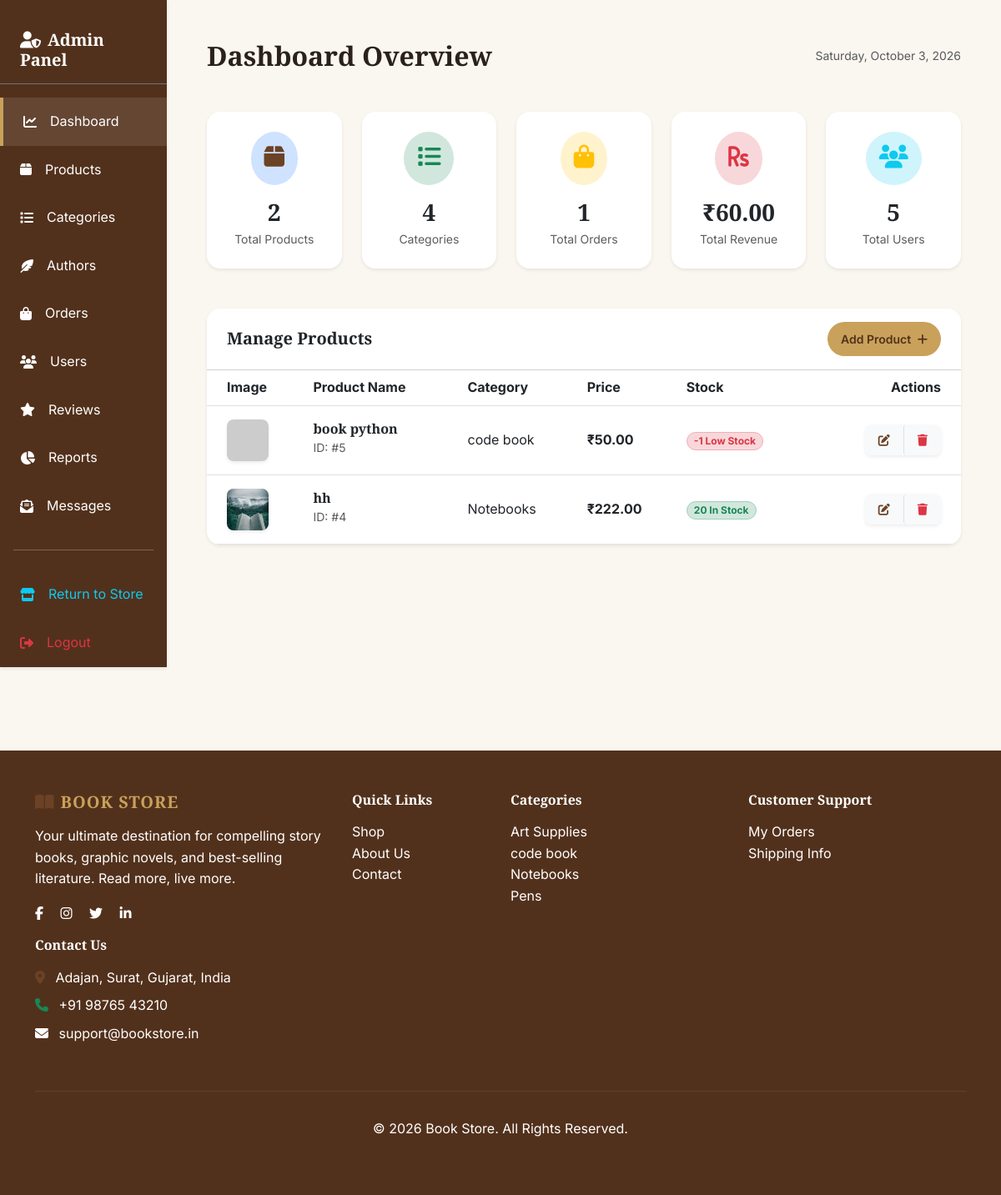
Page /admin/dashboard.php (signed in) on the committed database.
### tables this page shows
CREATE TABLE `products` (
  `id` int(11) NOT NULL,
  `category_id` int(11) DEFAULT NULL,
  `author_id` int(11) DEFAULT NULL,
  `name` varchar(255) NOT NULL,
  `isbn` varchar(20) DEFAULT NULL,
  `publisher` varchar(255) DEFAULT NULL,
  `publication_date` date DEFAULT NULL,
  `description` text DEFAULT NULL,
  `price` decimal(10,2) NOT NULL,
  `discount` decimal(10,2) NOT NULL DEFAULT 0.00,
  `stock` int(11) NOT NULL,
  `image` varchar(255) DEFAULT NULL,
  `status` enum('active','inactive') DEFAULT 'active',
  `created_at` timestamp NOT NULL DEFAULT current_timestamp()
);

CREATE TABLE `categories` (
  `id` int(11) NOT NULL,
  `name` varchar(255) NOT NULL,
  `description` text DEFAULT NULL,
  `image` varchar(255) DEFAULT NULL,
  `created_at` timestamp NOT NULL DEFAULT current_timestamp()
);

### core/classes/Database.php (called while the page is built, shortened)
<?php
class Database {
    private $host = DB_HOST;
    private $user = DB_USER;
    private $pass = DB_PASS;
    private $dbname = DB_NAME;
    private $dbh;
    public function __construct() {
        $dsn = 'mysql:host=' . $this->host . ';dbname=' . $this->dbname;
        $options = array(
            PDO::ATTR_ERRMODE => PDO::ERRMODE_EXCEPTION,
            PDO::ATTR_DEFAULT_FETCH_MODE => PDO::FETCH_ASSOC
        );
        try {
            $this->dbh = new PDO($dsn, $this->user, $this->pass, $options);
        } catch (PDOException $e) {
            $this->error = $e->getMessage();
            $current = basename($_SERVER['SCRIPT_NAME'] ?? '');
            if ($current !== 'setup.php' && php_sapi_name() !== 'cli') {
                $proto = (!empty($_SERVER['HTTPS']) && $_SERVER['HTTPS'] !== 'off') ? 'https' : 'http';
                $host = $_SERVER['HTTP_HOST'] ?? 'localhost';
                $dir = rtrim(dirname($_SERVER['SCRIPT_NAME']), '/');
                $dir = preg_replace('#/(admin|core|includes)(/.*)?$#', '', $dir);
                $dir = rtrim($dir, '/');
                $setupUrl = $proto . '://' . $host . $dir . '/setup.php';
                if (!headers_sent()) {
                    header("Location: $setupUrl");
                    exit;
                } else {
                    echo "<div style='font-family:sans-serif;max-width:600px;margin:40px auto;padding:24px;border:1px solid #fecaca;background:#fef2f2;border-radius:12px;text-align:center'>"
                        . "<h3 style='color:#991b1b'>Database not ready!</h3>"
                        . "<p>XAMPP me MySQL start karo aur <a href='$setupUrl' style='color:#0d6efd;font-weight:bold'>setup.php</a> kholo.</p>"
                        . "<p style='font-size:12px;color:#666'>Error: ".htmlspecialchars($this->error)."</p>"
                        . "<a href='$setupUrl' style='display:inline-block;margin-top:10px;padding:10px 20px;background:#0d6efd;color:#fff;border-radius:999px;text-decoration:none'>Go to Setup →</a>"
                        . "</div>";
                    exit;
                }
            }
        }
    }
    public function query($sql) {
        return $this->dbh->prepare($sql);
    }
}
?>

### core/classes/Product.php (called while the page is built, shortened)
<?php
class Product {
    private $db;
    public function __construct($db) {
        $this->db = $db;
    }
    public function getAllProducts() {
        $stmt = $this->db->query("SELECT p.*, c.name as category_name, a.name as author_name FROM products p LEFT JOIN categories c ON p.category_id = c.id LEFT JOIN authors a ON p.author_id = a.id ORDER BY p.created_at DESC");
        $stmt->execute();
        return $stmt->fetchAll(PDO::FETCH_ASSOC);
    }
    public function getCategories() {
        $stmt = $this->db->query("SELECT * FROM categories ORDER BY name ASC");
        $stmt->execute();
        return $stmt->fetchAll(PDO::FETCH_ASSOC);
    }
}
?>

### core/classes/Order.php (called while the page is built, shortened)
<?php
class Order {
    private $db;
    public function __construct($db) {
        $this->db = $db;
    }
    public function getAllOrders() {
        $stmt = $this->db->query("SELECT o.*, u.name as customer_name FROM orders o JOIN users u ON o.user_id = u.id ORDER BY o.created_at DESC");
        $stmt->execute();
        return $stmt->fetchAll(PDO::FETCH_ASSOC);
    }
}
?>

### core/classes/User.php (called while the page is built, shortened)
<?php
class User {
    private $db;
    public function __construct($db) {
        $this->db = $db;
    }
    public function getAllUsers() {
        $stmt = $this->db->query("SELECT * FROM users ORDER BY created_at DESC");
        $stmt->execute();
        return $stmt->fetchAll(PDO::FETCH_ASSOC);
    }
}
?>

### admin/dashboard.php (the view, shortened to what this page needs)
<?php
require_once '../includes/header.php';
$allProducts = $productModel->getAllProducts();
$categories = $productModel->getCategories();
?>
<div class="container-fluid">
    <div class="row">
        <?php require_once 'includes/sidebar.php'; ?>
        <div class="col-md-9 col-lg-10 py-5 px-md-5">
            <div class="d-flex justify-content-between align-items-center mb-5">
                <h2 class="fw-bold mb-0">Dashboard Overview</h2>
                <div>
                    <span class="text-muted small"><?php echo date("l, F j, Y"); ?></span>
                </div>
            </div>
            <div class="row row-cols-2 row-cols-lg-5 g-4 mb-5">
                <div class="col">
                    <div class="card border-0 shadow-sm rounded-4 p-4 text-center bg-white h-100">
                        <div class="rounded-circle bg-primary-subtle p-3 d-inline-block mb-3 mx-auto">
                            <i class="fas fa-box text-primary fs-3"></i>
                        </div>
                        <h3 class="fw-bold mb-1"><?php echo count($allProducts); ?></h3>
                        <p class="text-muted small mb-0">Total Products</p>
                    </div>
                </div>
                <div class="col">
                    <div class="card border-0 shadow-sm rounded-4 p-4 text-center bg-white h-100">
                        <div class="rounded-circle bg-success-subtle p-3 d-inline-block mb-3 mx-auto">
                            <i class="fas fa-list text-success fs-3"></i>
                        </div>
                        <h3 class="fw-bold mb-1"><?php echo count($categories); ?></h3>
                        <p class="text-muted small mb-0">Categories</p>
                    </div>
                </div>
                <?php
                $orders = $orderModel->getAllOrders();
                $total_orders = count($orders);
                $total_revenue = 0;
                foreach($orders as $o) {
                    $total_revenue += $o['total_amount'];
                }
                $total_users = count($userModel->getAllUsers());
                ?>
                <div class="col">
                    <div class="card border-0 shadow-sm rounded-4 p-4 text-center bg-white h-100">
                        <div class="rounded-circle bg-warning-subtle p-3 d-inline-block mb-3 mx-auto">
                            <i class="fas fa-shopping-bag text-warning fs-3"></i>
                        </div>
                        <h3 class="fw-bold mb-1"><?php echo $total_orders; ?></h3>
                        <p class="text-muted small mb-0">Total Orders</p>
                    </div>
                </div>
                <div class="col">
                    <div class="card border-0 shadow-sm rounded-4 p-4 text-center bg-white h-100">
                        <div class="rounded-circle bg-danger-subtle p-3 d-inline-block mb-3 mx-auto">
                            <i class="fas fa-rupee-sign text-danger fs-3"></i>
                        </div>
                        <h3 class="fw-bold mb-1"><?php echo CURRENCY; ?><?php echo number_format($total_revenue, 2); ?></h3>
                        <p class="text-muted small mb-0">Total Revenue</p>
                    </div>
                </div>
                <div class="col">
                    <div class="card border-0 shadow-sm rounded-4 p-4 text-center bg-white h-100">
                        <div class="rounded-circle bg-info-subtle p-3 d-inline-block mb-3 mx-auto">
                            <i class="fas fa-users text-info fs-3"></i>
                        </div>
                        <h3 class="fw-bold mb-1"><?php echo $total_users; ?></h3>
                        <p class="text-muted small mb-0">Total Users</p>
                    </div>
                </div>
            </div>
            <div class="card border-0 shadow-sm rounded-4 overflow-hidden">
                <div class="card-header bg-white py-3 px-4 d-flex justify-content-between align-items-center">
                    <h5 class="fw-bold mb-0">Manage Products</h5>
                    <a href="products.php?action=add" class="btn btn-primary btn-sm rounded-pill px-3">Add Product <i class="fas fa-plus ms-1"></i></a>
                </div>
                <div class="table-responsive">
                    <table class="table table-hover align-middle mb-0">
                        <thead class="bg-light">
                            <tr>
                                <th class="ps-4">Image</th>
                                <th>Product Name</th>
                                <th>Category</th>
                                <th>Price</th>
                                <th>Stock</th>
                                <th class="text-end pe-4">Actions</th>
                            </tr>
                        </thead>
                        <tbody>
                            <?php foreach($allProducts as $p): ?>
                            <tr>
                                <td class="ps-4 py-3">
                                    <img src="../assets/images/<?php echo $p['image']; ?>" class="rounded-3 shadow-sm" style="width: 50px; height: 50px; object-fit: cover;" onerror="this.src='https://via.placeholder.com/50x50?text=P'">
                                </td>
                                <td class="py-3">
                                    <h6 class="fw-bold mb-0"><?php echo $p['name']; ?></h6>
                                    <small class="text-muted">ID: #<?php echo $p['id']; ?></small>
                                </td>
                                <td><?php echo $p['category_name'] ?: 'General'; ?></td>
                                <td class="fw-bold"><?php echo CURRENCY; ?><?php echo $p['price']; ?></td>
                                <td>
                                    <?php if($p['stock'] > 10): ?>
                                        <span class="badge bg-success-subtle text-success border border-success-subtle rounded-pill px-2"><?php echo $p['stock']; ?> In Stock</span>
                                    <?php else: ?>
                                        <span class="badge bg-danger-subtle text-danger border border-danger-subtle rounded-pill px-2"><?php echo $p['stock']; ?> Low Stock</span>
                                    <?php endif; ?>
                                </td>
                                <td class="text-end pe-4">
                                    <div class="btn-group shadow-sm rounded-3 overflow-hidden">
                                        <a href="edit_product.php?id=<?php echo $p['id']; ?>" class="btn btn-sm btn-light border-0 py-2 px-3"><i class="fas fa-edit text-primary"></i></a>
                                        <form action="admin_actions.php" method="POST" onsubmit="return confirm('Are you sure?');" style="display:inline;">
                                            <button type="submit" class="btn btn-sm btn-light border-0 py-2 px-3 border-start"><i class="fas fa-trash text-danger"></i></button>
                                        </form>
                                    </div>
                                </td>
                            </tr>
                            <?php endforeach; ?>
                        </tbody>
                    </table>
                </div>
            </div>
        </div>
    </div>
</div>
<?php require_once '../includes/footer.php'; ?>

### includes/footer.php (shortened to what this page needs)
</main>
<footer class="footer">
    <div class="container">
        <div class="row">
            <div class="col-md-4 mb-3">
                <h5 class="fw-bold mb-3"><i class="fas fa-book-open me-2 text-primary"></i><span class="brand-text">Book Store</span></h5>
                <p>Your ultimate destination for compelling story books, graphic novels, and best-selling literature. Read more, live more.</p>
                <div class="social-links">
                    <a href="#" class="text-white me-3"><i class="fab fa-facebook-f"></i></a>
                    <a href="#" class="text-white me-3"><i class="fab fa-instagram"></i></a>
                    <a href="#" class="text-white me-3"><i class="fab fa-twitter"></i></a>
                    <a href="#" class="text-white"><i class="fab fa-linkedin-in"></i></a>
                </div>
            </div>
            <div class="col-md-2 mb-3">
                <h6 class="fw-bold mb-3">Quick Links</h6>
                <ul class="list-unstyled">
                    <li><a href="<?php echo APP_URL; ?>/shop.php" class="text-white text-decoration-none">Shop</a></li>
                    <li><a href="<?php echo APP_URL; ?>/about.php" class="text-white text-decoration-none">About Us</a></li>
                    <li><a href="<?php echo APP_URL; ?>/contact.php" class="text-white text-decoration-none">Contact</a></li>
                </ul>
            </div>
            <div class="col-md-3 mb-3">
                <h6 class="fw-bold mb-3">Categories</h6>
                <ul class="list-unstyled">
                    <?php
                    if(isset($productModel)) {
                        $footerCats = $productModel->getCategories();
                        $footerCats = array_slice($footerCats, 0, 4);
                        foreach($footerCats as $fc) {
                            echo '<li><a href="'.APP_URL.'/shop.php?category='.$fc['id'].'" class="text-white text-decoration-none">'.$fc['name'].'</a></li>';
                        }
                    }
                    ?>
                </ul>
            </div>
            <div class="col-md-2 mb-3">
                <h6 class="fw-bold mb-3">Customer Support</h6>
                <ul class="list-unstyled">
                    <li><a href="<?php echo APP_URL; ?>/orders.php" class="text-white text-decoration-none">My Orders</a></li>
                    <li><a href="<?php echo APP_URL; ?>/about.php" class="text-white text-decoration-none">Shipping Info</a></li>
                </ul>
            </div>
            <div class="col-md-3 mb-3">
                <h6 class="fw-bold mb-3">Contact Us</h6>
                <ul class="list-unstyled">
                    <li class="mb-2"><i class="fas fa-map-marker-alt me-2 text-primary"></i> Adajan, Surat, Gujarat, India</li>
                    <li class="mb-2"><i class="fas fa-phone me-2 text-success"></i> +91 98765 43210</li>
                    <li class="mb-2"><i class="fas fa-envelope me-2"></i> support@bookstore.in</li>
                </ul>
            </div>
        </div>
        <hr class="mt-4 border-secondary">
        <div class="text-center py-3">
            <p class="mb-0">&copy; <?php echo date("Y"); ?> Book Store. All Rights Reserved.</p>
        </div>
    </div>
</footer>
</body>
</html>

### assets/css/style.css (style rules this page uses)
:root { --primary-color: #6b4226; --primary-color-dark: #52311c; --secondary-color: #c9a15a; --accent-color: #8a5a3b; --light-bg: #faf6f0; --white: #ffffff; --dark: #2b211b; --transition: all 0.3s ease; }
body { font-family: 'Inter', sans-serif; background-color: var(--light-bg); color: var(--dark); line-height: 1.6; }
h1, h2, h3, h4, h5, h6, .font-serif { font-family: 'Playfair Display', 'Inter', serif; }
.brand-text { font-family: 'Playfair Display', serif; font-weight: 800; letter-spacing: 1px; background: linear-gradient(45deg, var(--primary-color), var(--secondary-color)); -webkit-background-clip: text; background-clip: text; -webkit-text-fill-color: transparent; text-transform: uppercase; }
.btn-primary { background-color: var(--secondary-color); border: none; padding: 10px 25px; border-radius: 5px; font-weight: 600; color: var(--primary-color-dark); }
.text-primary { color: var(--primary-color) !important; }
.footer { background-color: var(--primary-color-dark); color: var(--white); padding: 50px 0; margin-top: 100px; }
.footer .brand-text { -webkit-text-fill-color: initial; background: none; color: var(--secondary-color); }
a { color: var(--primary-color); }

### rows in the picture
products: name "book python", id "5", category.name "code book", price "50.00", stock "-1"
products: image (picture), name "hh", id "4", category.name "Notebooks", price "222.00", stock "20"
categories: name "Art Supplies"
categories: name "code book"
categories: name "Notebooks"
categories: name "Pens"

### other values in the picture
count($allProducts) "2"
count($categories) "4"
$total_orders "1"
CURRENCY "₹"
$total_revenue "60.00"
$total_users "5"
